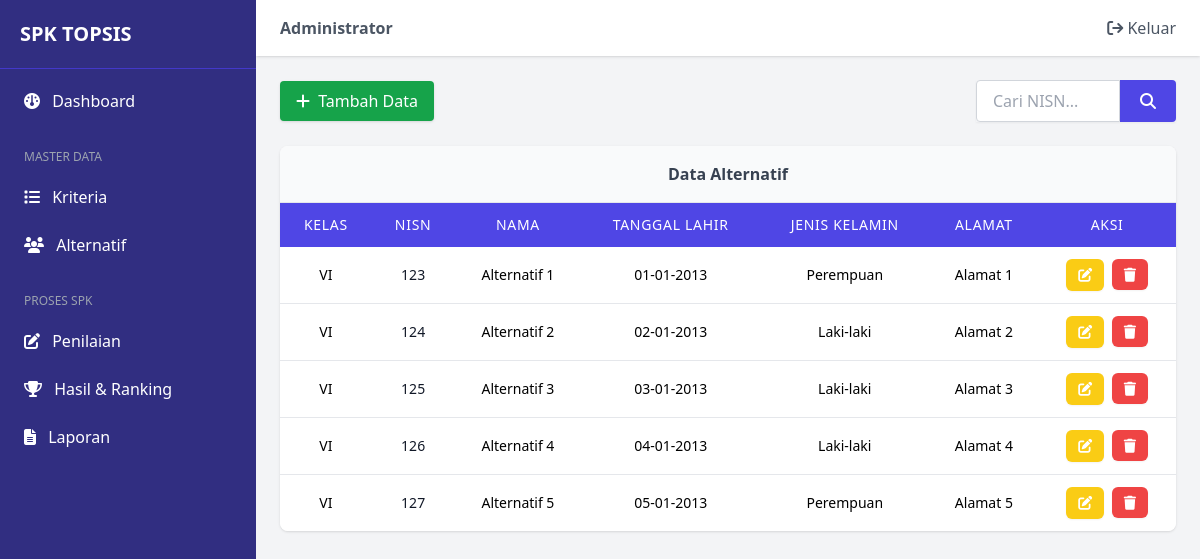
The app's page /menu.php?page=alternatif (signed in) with its own data.
### tables this page shows
CREATE TABLE `alternatif` (
  `nisn` varchar(20) NOT NULL,
  `kelas` varchar(5) NOT NULL,
  `nama` varchar(50) NOT NULL,
  `tanggal_lahir` date NOT NULL,
  `jenis_kelamin` varchar(15) NOT NULL,
  `alamat` varchar(100) NOT NULL
);

### alternatif.php (the view, shortened to what this page needs)
<?php
include 'connection.php';
$search_nisn = isset($_POST['search_nisn']) ? $_POST['search_nisn'] : '';
$query = "SELECT * FROM alternatif
WHERE nisn LIKE '%$search_nisn%'
ORDER BY FIELD(kelas,'I','II','III','IV','V','VI'), nama ASC";
$result = mysqli_query($koneksi,$query);
?>
<div class="flex flex-row items-center justify-center md:justify-between gap-4 mb-6">
    <div class="flex-none">
        <button onclick="openTambah()"
            class="bg-green-600 hover:bg-green-700 text-white px-4 py-2 rounded shadow transition duration-200">
            <i class="fa fa-plus mr-1"></i> Tambah Data
        </button>
    </div>
    <div class="w-full md:w-auto flex justify-center">
        <form method="POST" action="menu.php?page=alternatif" class="flex shadow-sm">
            <input type="text" name="search_nisn"
                placeholder="Cari NISN..."
                value="<?php echo $search_nisn; ?>"
                class="border border-gray-300 rounded-l px-4 py-2 w-full max-w-[200px] md:w-36 focus:ring-2 focus:ring-indigo-500 outline-none transition-all">
            <button type="submit"
                class="bg-indigo-600 hover:bg-indigo-700 text-white px-5 rounded-r transition duration-200">
                <i class="fa fa-search"></i>
            </button>
        </form>
    </div>
</div>
<div class="w-full bg-white shadow rounded-lg overflow-hidden">
    <div class="p-4 border-b font-semibold text-center bg-gray-50 text-gray-700">
        Data Alternatif
    </div>
    <div class="overflow-x-auto w-full">
        <table class="min-w-[800px] w-full text-sm text-center border-collapse">
            <thead class="bg-indigo-600 text-white">
                <tr>
                    <th class="px-4 py-3 font-medium uppercase tracking-wider">Kelas</th>
                    <th class="px-4 py-3 font-medium uppercase tracking-wider">NISN</th>
                    <th class="px-4 py-3 font-medium uppercase tracking-wider">Nama</th>
                    <th class="px-4 py-3 font-medium uppercase tracking-wider">Tanggal Lahir</th>
                    <th class="px-4 py-3 font-medium uppercase tracking-wider">Jenis Kelamin</th>
                    <th class="px-4 py-3 font-medium uppercase tracking-wider">Alamat</th>
                    <th class="px-4 py-3 font-medium uppercase tracking-wider">Aksi</th>
                </tr>
            </thead>
            <tbody class="bg-white divide-y divide-gray-200">
                <?php while($row=mysqli_fetch_assoc($result)): ?>
                <tr class="hover:bg-indigo-50 transition-colors">
                    <td class="px-4 py-3 whitespace-nowrap"><?php echo $row['kelas']; ?></td>
                    <td class="px-4 py-3 whitespace-nowrap font-medium text-gray-900"><?php echo $row['nisn']; ?></td>
                    <td class="px-4 py-3 whitespace-nowrap"><?php echo $row['nama']; ?></td>
                    <td class="px-4 py-3 whitespace-nowrap"><?php echo date('d-m-Y',strtotime($row['tanggal_lahir'])); ?></td>
                    <td class="px-4 py-3 whitespace-nowrap"><?php echo $row['jenis_kelamin']; ?></td>
                    <td class="px-4 py-3"><?php echo $row['alamat']; ?></td>
                    <td class="px-4 py-3 whitespace-nowrap space-x-1">
                        <button onclick="openEdit('<?php echo $row['nisn']; ?>','<?php echo $row['kelas']; ?>','<?php echo $row['nama']; ?>','<?php echo $row['tanggal_lahir']; ?>','<?php echo $row['jenis_kelamin']; ?>','<?php echo $row['alamat']; ?>')"
                            class="bg-yellow-400 hover:bg-yellow-500 text-white px-3 py-1.5 rounded-md shadow-sm transition">
                            <i class="fa fa-edit"></i>
                        </button>
                        <a href="menu.php?page=alternatif&hapus=<?php echo $row['nisn']; ?>"
                            onclick="return confirm('Yakin hapus data?')"
                            class="bg-red-500 hover:bg-red-600 text-white px-3 py-1.5 rounded-md shadow-sm transition">
                            <i class="fa fa-trash"></i>
                        </a>
                    </td>
                </tr>
                <?php endwhile; ?>
            </tbody>
        </table>
    </div>
</div>

### records on screen
alternatif: kelas "VI", nisn "123", nama "Alternatif 1", tanggal_lahir "01-01-2013", jenis_kelamin "Perempuan", alamat "Alamat 1"
alternatif: kelas "VI", nisn "124", nama "Alternatif 2", tanggal_lahir "02-01-2013", jenis_kelamin "Laki-laki", alamat "Alamat 2"
alternatif: kelas "VI", nisn "125", nama "Alternatif 3", tanggal_lahir "03-01-2013", jenis_kelamin "Laki-laki", alamat "Alamat 3"
alternatif: kelas "VI", nisn "126", nama "Alternatif 4", tanggal_lahir "04-01-2013", jenis_kelamin "Laki-laki", alamat "Alamat 4"
alternatif: kelas "VI", nisn "127", nama "Alternatif 5", tanggal_lahir "05-01-2013", jenis_kelamin "Perempuan", alamat "Alamat 5"

### other values on screen
$_SESSION['full_name'] "Administrator"
